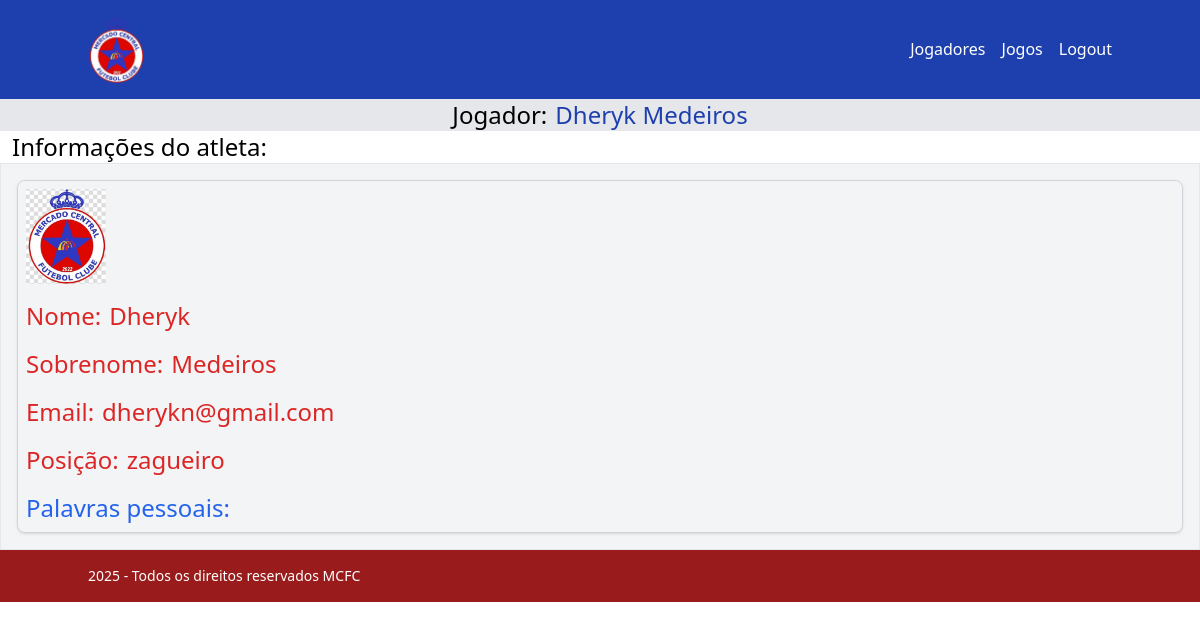
Page /users/detail/3/ (signed in) on the committed database.
### usuarios/models.py (models this page shows, shortened)
class NewUser(AbstractUser):
  email = models.EmailField(max_length=255, unique=True,blank=True,null=True)
  posicoes = (
    ('GK', 'goleiro'),
    ('ZG', 'zagueiro'),
    ('LD', 'lateral direito'),
    ('LE', 'lateral esquerdo'),
    ('VOL', 'volante'),
    ('MEI', 'meio-campista'),
    ('AT', 'atacante')
  )
  posicao = models.CharField(max_length=3, choices=posicoes,blank=False,null=False)
  descricao = models.TextField(blank=True,null=True)
  foto_perfil = models.ImageField(upload_to='fotos/',blank=True, null=True)

### usuarios/views.py (the view)
# urls.py: path('detail/<int:pk>/', login_required(UserDetailView.as_view()), name='user_detail'),
class UserDetailView(DetailView):
  model = NewUser
  template_name = 'usuarios/user_detail.html'
  context_object_name = 'user'
  slug_field = 'username'

### usuarios/templates/usuarios/user_detail.html (shortened to what this page needs)
{% extends "base.html" %}
{% block content %}
<div class="flex justify-center bg-gray-200 space-x-2">
  <h1 class="flex justify-center text-2xl">Jogador:</h1>
  <h1 class="flex justify-center text-2xl text-blue-800 ">{{ object.first_name }} {{ object.last_name }}</h1>
</div>
<h1 class="flex text-2xl mx-3">Informações do atleta:</h1>
<div class="border bg-gray-100 p-4 overflow-x-auto">
  <div class="min-w-full border border-gray-300 flex flex-col rounded-lg shadow">
    <div class="m-2">
      <img class="w-20" src="{{ object.foto_perfil.url }}"></img>
    </div>
    <div class="flex text-2xl text-red-600 m-2">
      <h2>Nome:</h2>
      <p class="mx-2">{{ object.first_name }}</p>
    </div>
    <div class="flex text-2xl text-red-600 m-2">
      <h2>Sobrenome:</h2>
      <p class="mx-2">{{ object.last_name }}</p>
    </div>
    <div class="flex text-2xl text-red-600 m-2">
      <h2>Email:</h2>
      <p class="mx-2">{{ object.email }}</p>
    </div>
    <div class="flex text-2xl text-red-600 m-2">
      <h2>Posição:</h2>
      <p class="mx-2">{{ object.get_posicao_display }}</p>
    </div>
    <div class="text-2xl text-blue-600 m-2">
      <h2 class="">Palavras pessoais:</h2>
    </div>
  </div>
</div>
{% endblock  %}

### rows in the picture
NewUser: first_name "Dheryk", last_name "Medeiros", foto_perfil (picture), email "dherykn@gmail.com", posicao "zagueiro"
